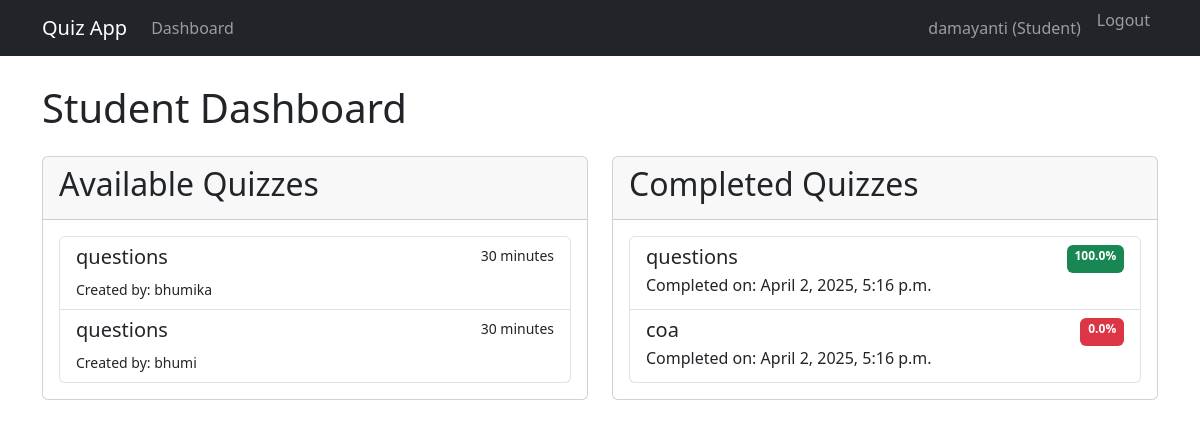
/dashboard/ (signed in), run on the app's committed database.
### quiz_app/models.py (models this page shows, shortened)
class User(AbstractUser):
    USER_TYPE_CHOICES = (
        ('student', 'Student'),
        ('teacher', 'Teacher'),
    )
    user_type = models.CharField(max_length=10, choices=USER_TYPE_CHOICES)
    email = models.EmailField(unique=True)

class Quiz(models.Model):
    title = models.CharField(max_length=255)
    description = models.TextField(blank=True)
    teacher = models.ForeignKey(User, on_delete=models.CASCADE, related_name='created_quizzes')
    time_limit = models.IntegerField(help_text="Time limit in minutes")
    created_at = models.DateTimeField(auto_now_add=True)
    updated_at = models.DateTimeField(auto_now=True)

class QuizAttempt(models.Model):
    quiz = models.ForeignKey(Quiz, on_delete=models.CASCADE, related_name='attempts')
    student = models.ForeignKey(User, on_delete=models.CASCADE, related_name='quiz_attempts')
    start_time = models.DateTimeField(auto_now_add=True)
    end_time = models.DateTimeField(null=True, blank=True)
    score = models.FloatField(null=True, blank=True)
    completed = models.BooleanField(default=False)

### quiz_app/views.py (the view, shortened to what this page needs)
# urls.py: path('dashboard/', views.dashboard, name='dashboard'),
@login_required
def dashboard(request):
    user = request.user
    if user.user_type == 'student':
        completed_quiz_ids = QuizAttempt.objects.filter(
            student=user, completed=True
        ).values_list('quiz_id', flat=True)
        available_quizzes = Quiz.objects.exclude(id__in=completed_quiz_ids)
        completed_attempts = QuizAttempt.objects.filter(
            student=user, completed=True
        ).select_related('quiz')
        context = {
            'available_quizzes': available_quizzes,
            'completed_attempts': completed_attempts,
        }
        return render(request, 'quiz_app/student_dashboard.html', context)
    return HttpResponseForbidden("Invalid user type")

### templates/quiz_app/student_dashboard.html (shortened to what this page needs)
{% extends 'quiz_app/base.html' %}
{% block content %}
<h1 class="mb-4">Student Dashboard</h1>
<div class="row">
    <div class="col-md-6">
        <div class="card mb-4">
            <div class="card-header">
                <h2>Available Quizzes</h2>
            </div>
            <div class="card-body">
                {% if available_quizzes %}
                <div class="list-group">
                    {% for quiz in available_quizzes %}
                    <a href="{% url 'take_quiz' quiz.id %}" class="list-group-item list-group-item-action">
                        <div class="d-flex w-100 justify-content-between">
                            <h5 class="mb-1">{{ quiz.title }}</h5>
                            <small>{{ quiz.time_limit }} minutes</small>
                        </div>
                        <small>Created by: {{ quiz.teacher.username }}</small>
                    </a>
                    {% endfor %}
                </div>
                {% else %}
                <p class="text-muted">No quizzes available at the moment.</p>
                {% endif %}
            </div>
        </div>
    </div>
    <div class="col-md-6">
        <div class="card mb-4">
            <div class="card-header">
                <h2>Completed Quizzes</h2>
            </div>
            <div class="card-body">
                {% if completed_attempts %}
                <div class="list-group">
                    {% for attempt in completed_attempts %}
                    <a href="{% url 'quiz_results' attempt.id %}" class="list-group-item list-group-item-action">
                        <div class="d-flex w-100 justify-content-between">
                            <h5 class="mb-1">{{ attempt.quiz.title }}</h5>
                            <span class="badge bg-{% if attempt.score >= 70 %}success{% elif attempt.score >= 50 %}warning{% else %}danger{% endif %}">
                                {{ attempt.score|floatformat:1 }}%
                            </span>
                        </div>
                        <p class="mb-1">Completed on: {{ attempt.end_time|date:"F j, Y, g:i a" }}</p>
                    </a>
                    {% endfor %}
                </div>
                {% else %}
                <p class="text-muted">You haven't completed any quizzes yet.</p>
                {% endif %}
            </div>
        </div>
    </div>
</div>
{% endblock %}

### templates/quiz_app/base.html (shortened to what this page needs)
<!DOCTYPE html>
<html lang="en">
<head>
    <link href="https://cdn.jsdelivr.net/npm/bootstrap@5.3.0-alpha1/dist/css/bootstrap.min.css" rel="stylesheet">
</head>
<body>
    <nav class="navbar navbar-expand-lg navbar-dark bg-dark fixed-top">
        <div class="container">
            <a class="navbar-brand" href="{% url 'home' %}">Quiz App</a>
            <div class="collapse navbar-collapse" id="navbarNav">
                <ul class="navbar-nav me-auto">
                    {% if user.is_authenticated %}
                    <li class="nav-item">
                        <a class="nav-link" href="{% url 'dashboard' %}">Dashboard</a>
                    </li>
                    {% endif %}
                </ul>
                <ul class="navbar-nav">
                    {% if user.is_authenticated %}
                    <li class="nav-item">
                        <span class="nav-link">{{ user.username }} ({{ user.user_type|title }})</span>
                    </li>
                    <li class="nav-item">
                        <form method="post" action="{% url 'logout' %}" class="logout-button-form">
                            <button type="submit" class="nav-link btn btn-link">
                                Logout
                            </button>
                        </form>
                    </li>
                    {% else %}
                    <li class="nav-item">
                        <a class="nav-link" href="{% url 'login' %}">Login</a>
                    </li>
                    {% endif %}
                </ul>
            </div>
        </div>
    </nav>
    <div class="container mt-4">
        {% block content %}{% endblock %}
    </div>
</body>
</html>

### templates/quiz_app/base.html (style rules this page uses)
body { padding-top: 60px; padding-bottom: 40px; }
.logout-button-form .btn-link { padding: 0; border: none; background: none; color: rgba(255, 255, 255, 0.55); cursor: pointer; text-decoration: none; vertical-align: baseline; }
.logout-button-form { display: inline; }

### data on the page
User: username "damayanti", user_type "Student"
Quiz: title "questions", time_limit "30", teacher.username "bhumika"
Quiz: title "questions", time_limit "30", teacher.username "bhumi"
QuizAttempt: quiz "questions", score "100.0", end_time "April 2, 2025, 5:16 p.m."
QuizAttempt: quiz "coa", score "0.0", end_time "April 2, 2025, 5:16 p.m."
